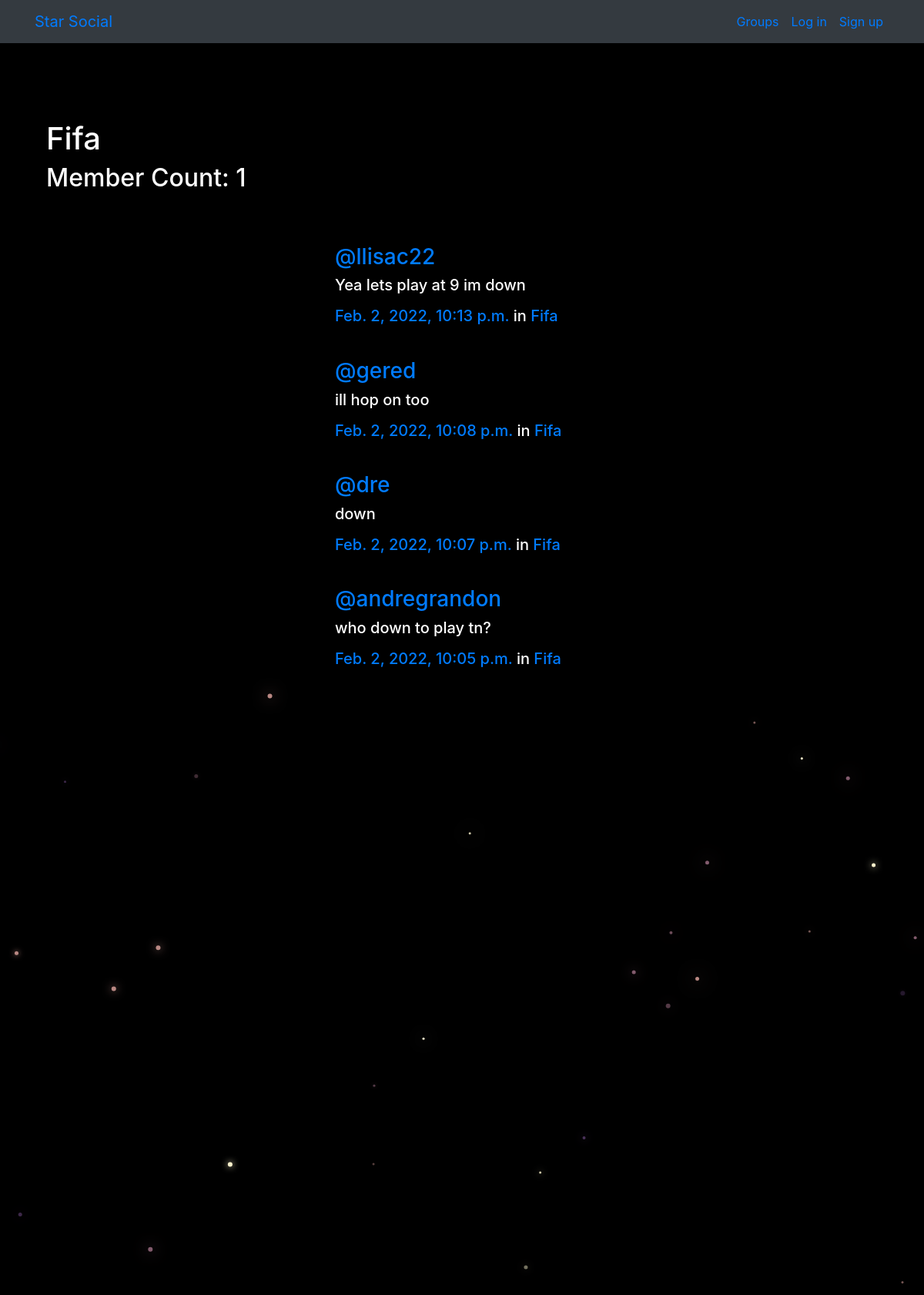
Screenshot of /groups/posts/in/fifa/ with the database file from the repository.
### groups/models.py (models this page shows, shortened)
class Group(models.Model):
    name = models.CharField(max_length=255,unique=True)
    slug = models.SlugField(allow_unicode=True,unique=True)
    description = models.TextField(blank=True,default='')
    description_html = models.TextField(editable=False,default='',blank=True)
    members = models.ManyToManyField(User,through='GroupMember')
    class Meta:
        ordering = ['name']

### posts/models.py (models this page shows, shortened)
class Post(models.Model):
    user = models.ForeignKey(User,related_name='posts',on_delete=models.CASCADE)
    created_at = models.DateTimeField(auto_now=True)
    message = models.TextField()
    message_html = models.TextField(editable=False)
    group = models.ForeignKey(Group,related_name='posts',null=True,blank=True,on_delete=models.CASCADE)
    class Meta:
        ordering = ['-created_at']
        unique_together = ['user','message']

### groups/views.py (the view)
# urls.py: path('posts/in/<slug>/',views.SingleGroup.as_view(),name="single"),
class SingleGroup(generic.DetailView):
    model = Group

### groups/templates/groups/group_detail.html (shortened to what this page needs)
{% extends "groups/group_base.html" %}
{% block pregroup %}
<h1> {{ group.name }}</h1>
<h2>Member Count: {{group.members.count}}</h2>
<br/>
{%endblock%}
{% block group_content %}
<div class="col-md-8 offset-md-4">
    {% if group.posts.count == 0 %}
    <h2>No posts in this group yet!</h2>
    {% else %}
      {% for post in group.posts.all %}
      {% include "posts/_post.html"%}
      {% endfor %}
      {% endif %}
</div>
{% endblock %}

### posts/templates/posts/_post.html (shortened to what this page needs)
<div class="media">
	<div class="media-body">
		<h3 class="mr-5"><a href="{% url 'posts:for_user' username=post.user.username %}">@{{ post.user.username }}</a></h3>
		<h5>{{ post.message_html|safe }}
			<time class="time"><a href="{% url 'posts:single' username=post.user.username pk=post.pk %}">{{ post.created_at }}</a></time>
			{% if post.group %}
			<span class="group-name">in <a href="#">{{ post.group.name }}</a></span>
			{% endif %}
		</h5>
	</div>
</div>

### static/simplesocial/css/master.css (style rules this page uses)
body { margin: 0px; background-color: black; color:white; }
.mr-5 { margin-top:5% }

### rows the page displays
Group: name "Fifa", members.count "1"
Post: user.username "llisac22", message_html "Yea lets play at 9 im down", created_at "Feb. 2, 2022, 10:13 p.m.", group.name "Fifa"
Post: user.username "gered", message_html "ill hop on too", created_at "Feb. 2, 2022, 10:08 p.m.", group.name "Fifa"
Post: user.username "dre", message_html "down", created_at "Feb. 2, 2022, 10:07 p.m.", group.name "Fifa"
Post: user.username "andregrandon", message_html "who down to play tn?", created_at "Feb. 2, 2022, 10:05 p.m.", group.name "Fifa"
